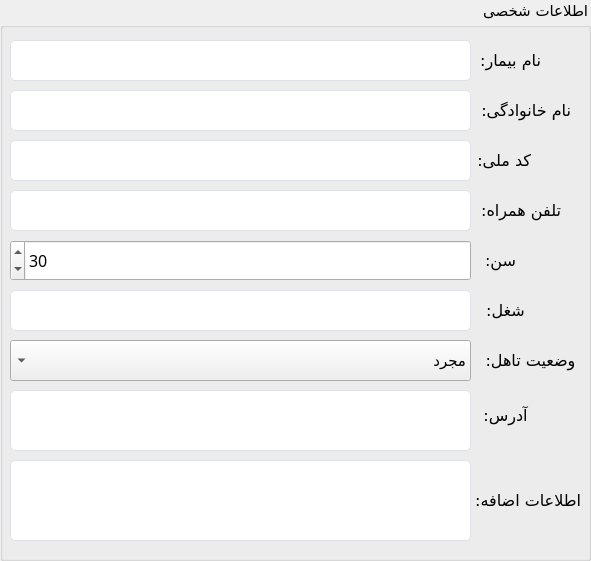
    <widget class="QGroupBox" name="groupBox_13">
     <property name="geometry">
      <rect>
       <x>610</x>
       <y>20</y>
       <width>591</width>
       <height>561</height>
      </rect>
     </property>
     <property name="font">
      <font>
       <family>Vazirmatn Black</family>
       <pointsize>11</pointsize>
      </font>
     </property>
     <property name="layoutDirection">
      <enum>Qt::RightToLeft</enum>
     </property>
     <property name="title">
      <string>اطلاعات شخصی</string>
     </property>
     <property name="alignment">
      <set>Qt::AlignLeading|Qt::AlignLeft|Qt::AlignVCenter</set>
     </property>
     <widget class="QLineEdit" name="firstName_txtbox">
      <property name="geometry">
       <rect>
        <x>10</x>
        <y>40</y>
        <width>461</width>
        <height>41</height>
       </rect>
      </property>
      <property name="font">
       <font>
        <family>Vazirmatn</family>
        <pointsize>12</pointsize>
       </font>
      </property>
      <property name="layoutDirection">
       <enum>Qt::LeftToRight</enum>
      </property>
      <property name="styleSheet">
       <string notr="true">/* Basic LineEdit styling */
QLineEdit {
    background-color: #ffffff; /* White background */
    border: 1px solid #dee2e6; /* Light grey border */
    border-radius: 5px; /* Rounded corners */
    color: #343a40; /* Dark grey text color */
    outline: none; /* Remove default outline */
}

/* Hover effect */
QLineEdit:hover {
    border: 1px solid #007bff; /* Blue border on hover */
}

/* Focus effect */
QLineEdit:focus {
    border: 1px solid #007bff; /* Blue border on focus */
}

/* Disabled state */
QLineEdit:disabled {
    background-color: #e9ecef; /* Light grey background when disabled */
    color: #6c757d; /* Grey text color when disabled */
}

</string>
      </property>
      <property name="locale">
       <locale language="Persian" country="Iran"/>
      </property>
     </widget>
     <widget class="QLineEdit" name="lastName_txtbox">
      <property name="geometry">
       <rect>
        <x>10</x>
        <y>90</y>
        <width>461</width>
        <height>41</height>
       </rect>
      </property>
      <property name="font">
       <font>
        <family>Vazirmatn</family>
        <pointsize>12</pointsize>
       </font>
      </property>
      <property name="layoutDirection">
       <enum>Qt::RightToLeft</enum>
      </property>
      <property name="styleSheet">
       <string notr="true">/* Basic LineEdit styling */
QLineEdit {
    background-color: #ffffff; /* White background */
    border: 1px solid #dee2e6; /* Light grey border */
    border-radius: 5px; /* Rounded corners */
    color: #343a40; /* Dark grey text color */
    outline: none; /* Remove default outline */
}

/* Hover effect */
QLineEdit:hover {
    border: 1px solid #007bff; /* Blue border on hover */
}

/* Focus effect */
QLineEdit:focus {
    border: 1px solid #007bff; /* Blue border on focus */
}

/* Disabled state */
QLineEdit:disabled {
    background-color: #e9ecef; /* Light grey background when disabled */
    color: #6c757d; /* Grey text color when disabled */
}

</string>
      </property>
      <property name="locale">
       <locale language="Persian" country="Iran"/>
      </property>
     </widget>
     <widget class="QLineEdit" name="identityCode_txtbox">
      <property name="geometry">
       <rect>
        <x>10</x>
        <y>140</y>
        <width>461</width>
        <height>41</height>
       </rect>
      </property>
      <property name="font">
       <font>
        <family>Vazirmatn</family>
        <pointsize>12</pointsize>
       </font>
      </property>
      <property name="layoutDirection">
       <enum>Qt::RightToLeft</enum>
      </property>
      <property name="styleSheet">
       <string notr="true">/* Basic LineEdit styling */
QLineEdit {
    background-color: #ffffff; /* White background */
    border: 1px solid #dee2e6; /* Light grey border */
    border-radius: 5px; /* Rounded corners */
    color: #343a40; /* Dark grey text color */
    outline: none; /* Remove default outline */
}

/* Hover effect */
QLineEdit:hover {
    border: 1px solid #007bff; /* Blue border on hover */
}

/* Focus effect */
QLineEdit:focus {
    border: 1px solid #007bff; /* Blue border on focus */
}

/* Disabled state */
QLineEdit:disabled {
    background-color: #e9ecef; /* Light grey background when disabled */
    color: #6c757d; /* Grey text color when disabled */
}

</string>
      </property>
      <property name="locale">
       <locale language="Persian" country="Iran"/>
      </property>
     </widget>
     <widget class="QLineEdit" name="phoneNumber_txtbox">
      <property name="geometry">
       <rect>
        <x>10</x>
        <y>190</y>
        <width>461</width>
        <height>41</height>
       </rect>
      </property>
      <property name="font">
       <font>
        <family>Vazirmatn</family>
        <pointsize>12</pointsize>
       </font>
      </property>
      <property name="layoutDirection">
       <enum>Qt::RightToLeft</enum>
      </property>
      <property name="styleSheet">
       <string notr="true">/* Basic LineEdit styling */
QLineEdit {
    background-color: #ffffff; /* White background */
    border: 1px solid #dee2e6; /* Light grey border */
    border-radius: 5px; /* Rounded corners */
    color: #343a40; /* Dark grey text color */
    outline: none; /* Remove default outline */
}

/* Hover effect */
QLineEdit:hover {
    border: 1px solid #007bff; /* Blue border on hover */
}

/* Focus effect */
QLineEdit:focus {
    border: 1px solid #007bff; /* Blue border on focus */
}

/* Disabled state */
QLineEdit:disabled {
    background-color: #e9ecef; /* Light grey background when disabled */
    color: #6c757d; /* Grey text color when disabled */
}

</string>
      </property>
      <property name="locale">
       <locale language="Persian" country="Iran"/>
      </property>
     </widget>
     <widget class="QSpinBox" name="age_txtbox">
      <property name="geometry">
       <rect>
        <x>10</x>
        <y>240</y>
        <width>461</width>
        <height>41</height>
       </rect>
      </property>
      <property name="font">
       <font>
        <pointsize>12</pointsize>
       </font>
      </property>
      <property name="minimum">
       <number>1</number>
      </property>
      <property name="maximum">
       <number>100</number>
      </property>
      <property name="value">
       <number>30</number>
      </property>
     </widget>
     <widget class="QTextEdit" name="address_txtbox">
      <property name="geometry">
       <rect>
        <x>10</x>
        <y>390</y>
        <width>461</width>
        <height>61</height>
       </rect>
      </property>
      <property name="font">
       <font>
        <family>Vazirmatn</family>
        <pointsize>12</pointsize>
       </font>
      </property>
      <property name="layoutDirection">
       <enum>Qt::RightToLeft</enum>
      </property>
      <property name="styleSheet">
       <string notr="true">/* Basic LineEdit styling */
QTextEdit {
    background-color: #ffffff; /* White background */
    border: 1px solid #dee2e6; /* Light grey border */
    border-radius: 5px; /* Rounded corners */
    color: #343a40; /* Dark grey text color */
    outline: none; /* Remove default outline */
}

/* Hover effect */
QTextEdit:hover {
    border: 1px solid #007bff; /* Blue border on hover */
}

/* Focus effect */
QTextEdit:focus {
    border: 1px solid #007bff; /* Blue border on focus */
}

/* Disabled state */
QTextEdit:disabled {
    background-color: #e9ecef; /* Light grey background when disabled */
    color: #6c757d; /* Grey text color when disabled */
}

</string>
      </property>
     </widget>
     <widget class="QLabel" name="label_5">
      <property name="geometry">
       <rect>
        <x>480</x>
        <y>40</y>
        <width>61</width>
        <height>41</height>
       </rect>
      </property>
      <property name="font">
       <font>
        <family>Vazirmatn Black</family>
        <pointsize>12</pointsize>
       </font>
      </property>
      <property name="text">
       <string>نام بیمار: </string>
      </property>
     </widget>
     <widget class="QLabel" name="label_6">
      <property name="geometry">
       <rect>
        <x>480</x>
        <y>90</y>
        <width>91</width>
        <height>41</height>
       </rect>
      </property>
      <property name="font">
       <font>
        <family>Vazirmatn Black</family>
        <pointsize>12</pointsize>
       </font>
      </property>
      <property name="text">
       <string>نام خانوادگی: </string>
      </property>
     </widget>
     <widget class="QLabel" name="label_11">
      <property name="geometry">
       <rect>
        <x>470</x>
        <y>460</y>
        <width>111</width>
        <height>81</height>
       </rect>
      </property>
      <property name="font">
       <font>
        <family>Vazirmatn Black</family>
        <pointsize>12</pointsize>
       </font>
      </property>
      <property name="text">
       <string>اطلاعات اضافه:</string>
      </property>
     </widget>
     <widget class="QTextEdit" name="extraInfo_txtbox">
      <property name="geometry">
       <rect>
        <x>10</x>
        <y>460</y>
        <width>461</width>
        <height>81</height>
       </rect>
      </property>
      <property name="font">
       <font>
        <family>Vazirmatn</family>
        <pointsize>12</pointsize>
       </font>
      </property>
      <property name="layoutDirection">
       <enum>Qt::RightToLeft</enum>
      </property>
      <property name="styleSheet">
       <string notr="true">/* Basic LineEdit styling */
QTextEdit {
    background-color: #ffffff; /* White background */
    border: 1px solid #dee2e6; /* Light grey border */
    border-radius: 5px; /* Rounded corners */
    color: #343a40; /* Dark grey text color */
    outline: none; /* Remove default outline */
}

/* Hover effect */
QTextEdit:hover {
    border: 1px solid #007bff; /* Blue border on hover */
}

/* Focus effect */
QTextEdit:focus {
    border: 1px solid #007bff; /* Blue border on focus */
}

/* Disabled state */
QTextEdit:disabled {
    background-color: #e9ecef; /* Light grey background when disabled */
    color: #6c757d; /* Grey text color when disabled */
}

</string>
      </property>
     </widget>
     <widget class="QLabel" name="label_7">
      <property name="geometry">
       <rect>
        <x>440</x>
        <y>140</y>
        <width>91</width>
        <height>41</height>
       </rect>
      </property>
      <property name="font">
       <font>
        <family>Vazirmatn Black</family>
        <pointsize>12</pointsize>
       </font>
      </property>
      <property name="text">
       <string>کد ملی:</string>
      </property>
     </widget>
     <widget class="QLabel" name="label_8">
      <property name="geometry">
       <rect>
        <x>470</x>
        <y>190</y>
        <width>91</width>
        <height>41</height>
       </rect>
      </property>
      <property name="font">
       <font>
        <family>Vazirmatn Black</family>
        <pointsize>12</pointsize>
       </font>
      </property>
      <property name="text">
       <string>تلفن همراه:</string>
      </property>
     </widget>
     <widget class="QLabel" name="label_9">
      <property name="geometry">
       <rect>
        <x>480</x>
        <y>240</y>
        <width>41</width>
        <height>41</height>
       </rect>
      </property>
      <property name="font">
       <font>
        <family>Vazirmatn Black</family>
        <pointsize>12</pointsize>
       </font>
      </property>
      <property name="text">
       <string>سن:</string>
      </property>
      <property name="alignment">
       <set>Qt::AlignCenter</set>
      </property>
     </widget>
     <widget class="QLabel" name="label_10">
      <property name="geometry">
       <rect>
        <x>480</x>
        <y>380</y>
        <width>51</width>
        <height>71</height>
       </rect>
      </property>
      <property name="font">
       <font>
        <family>Vazirmatn Black</family>
        <pointsize>12</pointsize>
       </font>
      </property>
      <property name="text">
       <string>آدرس:</string>
      </property>
      <property name="alignment">
       <set>Qt::AlignCenter</set>
      </property>
     </widget>
     <widget class="QLineEdit" name="job_txtbox">
      <property name="geometry">
       <rect>
        <x>10</x>
        <y>290</y>
        <width>461</width>
        <height>41</height>
       </rect>
      </property>
      <property name="font">
       <font>
        <family>Vazirmatn</family>
        <pointsize>12</pointsize>
       </font>
      </property>
      <property name="layoutDirection">
       <enum>Qt::RightToLeft</enum>
      </property>
      <property name="styleSheet">
       <string notr="true">/* Basic LineEdit styling */
QLineEdit {
    background-color: #ffffff; /* White background */
    border: 1px solid #dee2e6; /* Light grey border */
    border-radius: 5px; /* Rounded corners */
    color: #343a40; /* Dark grey text color */
    outline: none; /* Remove default outline */
}

/* Hover effect */
QLineEdit:hover {
    border: 1px solid #007bff; /* Blue border on hover */
}

/* Focus effect */
QLineEdit:focus {
    border: 1px solid #007bff; /* Blue border on focus */
}

/* Disabled state */
QLineEdit:disabled {
    background-color: #e9ecef; /* Light grey background when disabled */
    color: #6c757d; /* Grey text color when disabled */
}

</string>
      </property>
      <property name="locale">
       <locale language="Persian" country="Iran"/>
      </property>
     </widget>
     <widget class="QLabel" name="label_12">
      <property name="geometry">
       <rect>
        <x>480</x>
        <y>290</y>
        <width>51</width>
        <height>41</height>
       </rect>
      </property>
      <property name="font">
       <font>
        <family>Vazirmatn Black</family>
        <pointsize>12</pointsize>
       </font>
      </property>
      <property name="text">
       <string>شغل:</string>
      </property>
      <property name="alignment">
       <set>Qt::AlignCenter</set>
      </property>
     </widget>
     <widget class="QLabel" name="label_23">
      <property name="geometry">
       <rect>
        <x>480</x>
        <y>340</y>
        <width>101</width>
        <height>41</height>
       </rect>
      </property>
      <property name="font">
       <font>
        <family>Vazirmatn Black</family>
        <pointsize>12</pointsize>
       </font>
      </property>
      <property name="text">
       <string>وضعیت تاهل:</string>
      </property>
      <property name="alignment">
       <set>Qt::AlignCenter</set>
      </property>
     </widget>
     <widget class="QComboBox" name="marialStatus_cmbox">
      <property name="enabled">
       <bool>true</bool>
      </property>
      <property name="geometry">
       <rect>
        <x>10</x>
        <y>340</y>
        <width>461</width>
        <height>41</height>
       </rect>
      </property>
      <property name="font">
       <font>
        <family>Vazirmatn Black</family>
        <pointsize>11</pointsize>
       </font>
      </property>
      <property name="acceptDrops">
       <bool>false</bool>
      </property>
      <property name="layoutDirection">
       <enum>Qt::RightToLeft</enum>
      </property>
      <property name="styleSheet">
       <string notr="true"/>
      </property>
      <property name="editable">
       <bool>false</bool>
      </property>
      <property name="currentText">
       <string>مجرد</string>
      </property>
      <property name="maxVisibleItems">
       <number>10</number>
      </property>
      <property name="duplicatesEnabled">
       <bool>false</bool>
      </property>
      <item>
       <property name="text">
        <string>مجرد</string>
       </property>
      </item>
      <item>
       <property name="text">
        <string>متاهل</string>
       </property>
      </item>
     </widget>
    </widget>
